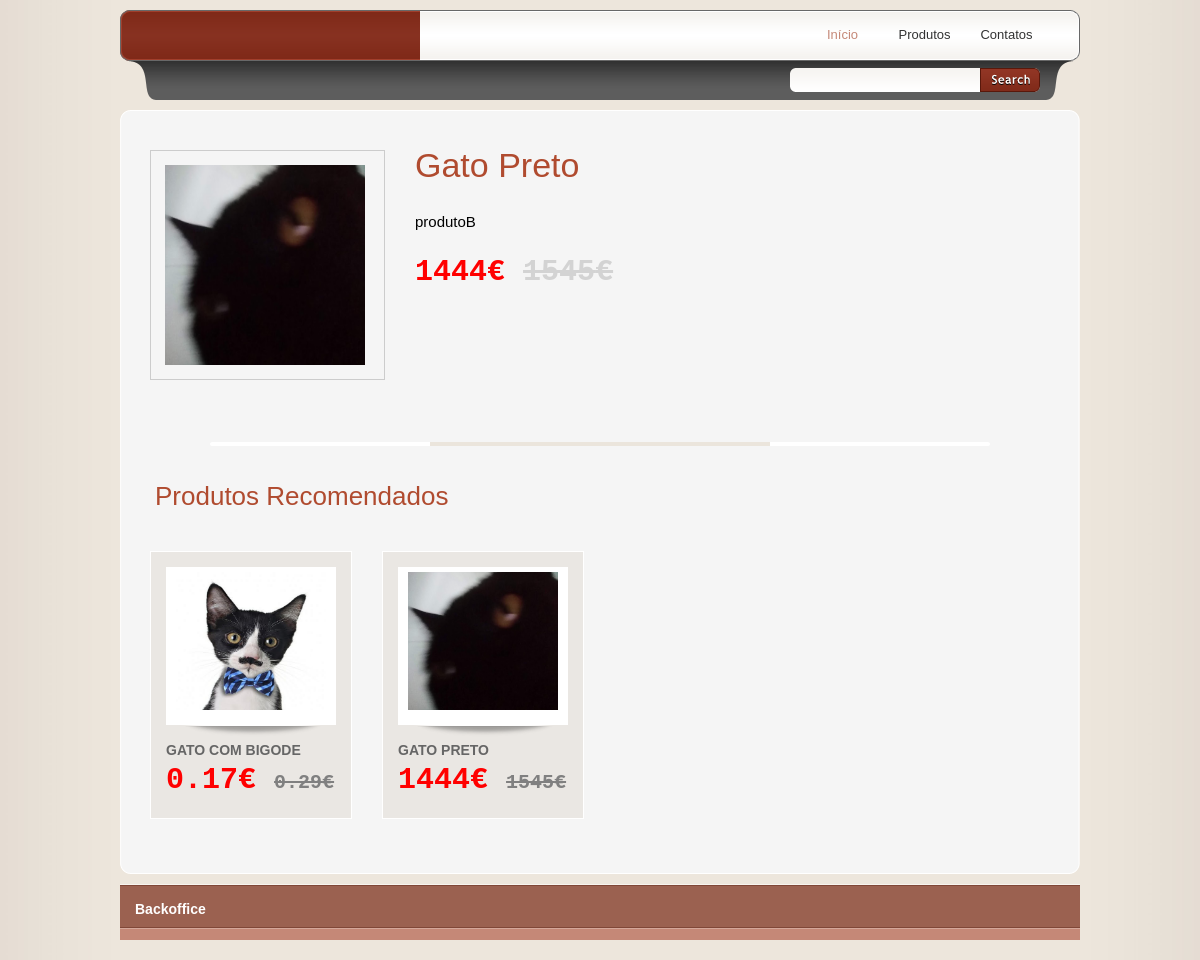
/productdetail.php?id=2, run on the app's committed database.
### tables this page shows
CREATE TABLE `produtos` (
  `id_produto` int(11) NOT NULL,
  `nome` varchar(100) NOT NULL,
  `descricao` varchar(100) NOT NULL,
  `preco` float NOT NULL,
  `imagem` varchar(500) NOT NULL,
  `visivel` tinyint(1) NOT NULL,
  `preco_promo` float NOT NULL,
  `id_categoria` int(11) NOT NULL
);

### productdetail.php (the view, shortened to what this page needs)
<!DOCTYPE html PUBLIC "-//W3C//DTD XHTML 1.0 Transitional//EN" "http://www.w3.org/TR/xhtml1/DTD/xhtml1-transitional.dtd">
<html xmlns="http://www.w3.org/1999/xhtml">
<head>
<link href="tooplate_style.css" rel="stylesheet" type="text/css" />
<link rel="stylesheet" type="text/css" href="css/ddsmoothmenu.css" />
<link rel="stylesheet" type="text/css" media="all" href="css/jquery.dualSlider.0.2.css" />
<link rel="stylesheet" href="css/slimbox2.css" type="text/css" media="screen" />
<?php include "backoffice/dbcon.inc" ?>
</head>
<body>
<div id="tooplate_wrapper">
	<div id="tooplate_header">
    	<div id="header_top">
        	<div id="site_title"><a href="index.php"></a></div>
            <div id="tooplate_menu" class="ddsmoothmenu">
                <ul>
                    <li><a href="index.php" class="selected">Início</a></li>
                    <li><a href="products.php?id=0">Produtos</a>
                    </li>
                    <li><a href="contact.php" class="last">Contatos</a></li>
                </ul>
                <br style="clear: left" />
            </div>
        </div>
        <div id="header_bottom">
            <div id="tooplate_search">
                <form action="products.php" method="post">
                    <input type="text" value="" name="keyword" id="keyword" title="keyword" onfocus="clearText(this)" onblur="clearText(this)" class="txt_field" />
                    <input type="submit" name="Search" value="" alt="Search" id="searchbutton" title="Search" class="sub_btn" />
                </form>
            </div>
        </div>
    </div>
    <div id="tooplate_main"><span class="main_border main_border_t"></span><span class="main_border main_border_b"></span>
    <?php
        $id_prod = $_GET["id"];
        $sql = "SELECT * FROM `produtos` WHERE `id_produto`='$id_prod'";
        $resultado = mysqli_query($con,$sql) or die("Erro na expressão");
        $linha = mysqli_fetch_array($resultado);
    ?>
    	<div class="product">
        	<div class="col col_2 product_preview">
	            <a rel="lightbox" href="images/uploads/<?php echo $linha["imagem"]?>"><img src="images/uploads/<?php echo $linha["imagem"]?>" style="width:200px; height:200px;" class=" left" alt="image" /></a>
            </div>
            <div class="col col_2 product_detail">
            	<h1><?php echo $linha["nome"] ?></h1>
                <p><?php echo $linha["descricao"] ?></p>
                <div class="clear h20"></div>
                <p class="price" style="color:red;"><b><?php echo $linha["preco_promo"] ?>€</b>
                    <?php
                        if ($linha["preco_promo"] < $linha["preco"]) {
                            ?>
                                <s style="color:lightgray;"><?php echo $linha["preco"] ?>€</s>
                            <?php
                        }
                    ?>
                </p>
                <div class="clear h20"></div>
			</div>
		</div>
        <hr />
        <div class="product">
        	<h2>Produtos Recomendados</h2>
            <?php
                $id_cat = $linha["id_categoria"];
                $sql = "SELECT * FROM `produtos` WHERE `id_categoria`='$id_cat'";
                $resultado = mysqli_query($con,$sql) or die("Erro na expressão");
                if(mysqli_num_rows($resultado) > 0) {
                    while($linha = mysqli_fetch_array($resultado)){
                        ?>
                            <div class="product_box">
                                <div class="img_box"><span></span>
                                    <a href="productdetail.php?id=<?php echo $linha['id_produto']?>"><img style="width:150px; height:138px;"src="images/uploads/<?php echo $linha['imagem']?>" alt="image" /></a>
                                </div>
                                <h2><a href="productdetail.php?id=<?php echo $linha['id_produto']?>"><?php echo $linha["nome"] ?></a></h2>
                                <p class="price" style="color:red;"><b><?php echo $linha["preco_promo"] ?>€</b>
                                    <?php
                                        if ($linha["preco_promo"] < $linha["preco"]) {
                                            ?>
                                                <s style="color:gray; font-size:20px;"><?php echo $linha["preco"] ?>€</s>
                                            <?php
                                        }
                                    ?>
                                </p>
                            </div>
                        <?php
                    }
                }
            ?>
		</div>
    </div>
    <div id="tooplate_bottom_wrapper">
        <div id="tooplate_bottom">
            <a href="backoffice/index.php"><h4>Backoffice</h4></a>
        </div>
    </div>
</div>
</body>
</html>

### tooplate_style.css (style rules this page uses)
body { margin: 0; padding: 0; tooplate_searchor: #8f7b76; font-family: Verdana, Arial, Helvetica, sans-serif; font-size: 15px; line-height: 1.4em; background-color: #d5ccbd; background-image: url(images/tooplate_body.jpg); background-repeat: repeat-y; background-position: center; }
h1, h2, h3, h4, h5, h6 { color:#b04b2f; font-weight:400; padding: 0; margin: 0 0 10px 0; }
h1 { font-size:34px; margin-bottom: 35px }
h2 { font-size:26px; margin-bottom: 30px; line-height: 20px; }
h4 { font-size:18px }
.left { float:left }
.clear { clear: both }
.h20 { height: 20px }
img { margin: 0; padding: 0; border: 0 }
p { margin: 0 0 10px 0; padding: 0 }
hr { clear: both; margin-bottom: 40px; padding-top: 28px; border: none; background: url(images/tooplate_hr.png) center bottom no-repeat }
input, select { margin-bottom: 10px }
a:link, a:visited { color:#9b412d; text-decoration: none }
#tooplate_wrapper { width: 960px; margin: 0 auto; padding: 10px; }
#tooplate_header { height: 90px; margin-bottom: 20px; background: url(images/tooplate_header.png) no-repeat }
#header_top { padding: 10px 30px; height: 30px; }
#header_bottom { padding: 8px 40px; height: 24px; line-height: 24px; color: #ccc }
#tooplate_main { padding: 30px 15px; position: relative; margin-bottom: 20px; background: url(images/tooplate_main_m.png) repeat-y }
#tooplate_main .main_border { position: absolute; left: 0; width: 960px; height: 10px; }
#tooplate_main .main_border_t { top: -10px; background: url(images/tooplate_main_t.png) }
#tooplate_main .main_border_b { bottom: -10px; background: url(images/tooplate_main_b.png) }
#tooplate_bottom_wrapper { width: 100%; background: #c58877 url(images/tooplate_bottom.png) repeat-x top; }
#tooplate_bottom { width: 930px; margin: 0 auto; padding: 10px 15px 0; color: #ece6dd; }
.col { float: left; margin: 0 15px 30px 15px; }
.col_2 { width: 435px }
#site_title { float: left; }
#site_title a { display: block; font-size: 12px; font-family: Georgia, "Times New Roman", Times, serif; width: 250px; height: 30px; color: #e7c711; text-indent: -10000px; }
#tooplate_menu { float: right }
#tooplate_search { float: right; width: 250px; height: 24px; background: url(images/tooplate_search.png) }
#tooplate_search form { margin: 0; padding: 0; }
#tooplate_search .txt_field { float: left; display: block; height: 24px; width: 180px; padding: 0 5px; margin: 0; color: rgb(51, 51, 51); font-size: 12px; font-variant: normal; border: none; background: none; }
#tooplate_search .sub_btn { float: right; display: block; height: 24px; width: 60px; cursor: pointer; border: none; background: none; }
.product h1, .product h2 { margin-left: 20px; }
.product .product_box { float: left; width: 170px; background: #eae7e3; border: 1px solid #fff; margin: 15px; padding: 15px; }
.product .product_box .img_box { width: 160px; height: 148px; padding: 5px; text-align: center; background: #fff; margin-bottom: 15px; position: relative; }
.product .product_box .img_box span { position: absolute; width: 170px; height: 12px; bottom: -12px; left: 0; background: url(images/image_frame.png) center top no-repeat }
#tooplate_main .product .product_box h2 { margin: 0 0 10px 0; }
.product .product_box h2 a { font-weight: bold; color: #666; font-size: 14px; text-transform: uppercase }
.product .price { font-size: 30px; color: #dbc400; font-weight: 700; font-family: 'Courier New', Courier, monospace; }
#tooplate_main .product .product_detail h1 { margin: 0 0 30px 0; padding: 5px 0 }
#tooplate_main .product .product_preview { width: 205px; padding: 14px; border: 1px solid #ccc }
#tooplate_bottom h4 { font-size: 14px; color: #fff; font-weight: 700; padding: 5px 0 20px; }
#tooplate_bottom a { color: #fff }

### css/ddsmoothmenu.css (style rules this page uses)
.ddsmoothmenu ul { margin: 0; padding: 0; list-style-type: none; }
.ddsmoothmenu ul li { position: relative; display: inline; float: left; }
.ddsmoothmenu ul li a { display: block; height: 30px; width: 77px; margin-right: 5px; line-height: 30px; font-size: 13px; color: #333; text-align: center; text-decoration: none; font-weight: 400; outline: none; background:url(../images/templatemo_menu_divider.png) center right no-repeat }
.ddsmoothmenu ul li a.last { background: none }
.ddsmoothmenu ul li a.selected, .ddsmoothmenu ul li a:hover { color: #c58877; }

### data on the page
produtos: imagem (picture), nome "Gato Preto", descricao "produtoB", preco_promo "1444", preco "1545", nome "GATO PRETO"
produtos: imagem (picture), nome "GATO COM BIGODE", preco_promo "0.17", preco "0.29"
